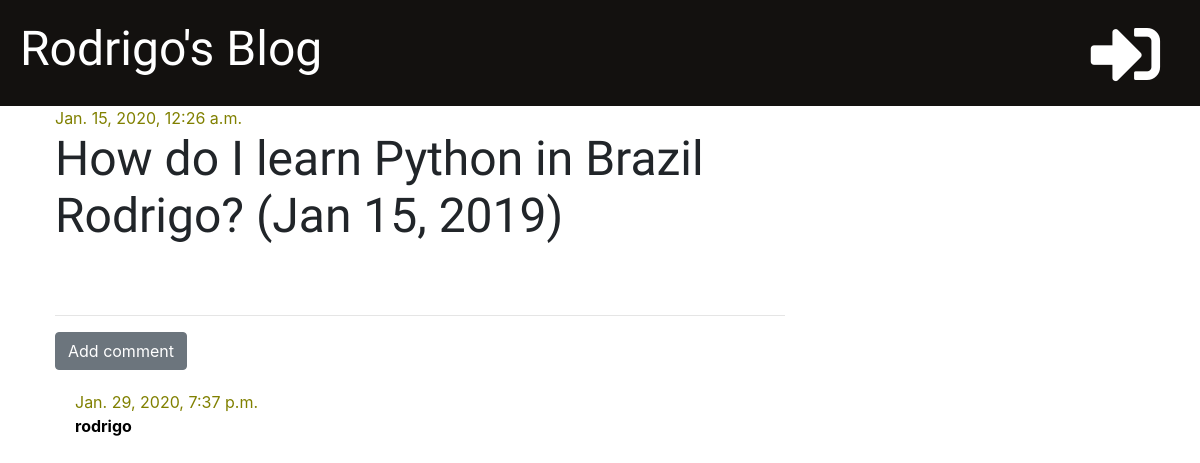
The app's page /post/1/ with its own data.
### project/models.py (models this page shows, shortened)
class Post(models.Model):
    author = models.ForeignKey('auth.User', on_delete=models.CASCADE)
    title = models.CharField(max_length=200)
    text = models.TextField()
    created_date = models.DateTimeField(default=timezone.now)
    published_date = models.DateTimeField(blank=True, null=True)

class Comment(models.Model):
    post = models.ForeignKey('project.Post', on_delete=models.CASCADE, related_name='comments')
    author = models.CharField(max_length=200)
    text = models.TextField()
    created_date = models.DateTimeField(default=timezone.now)
    approved = models.BooleanField(default=False)

### project/views.py (the view)
# urls.py: path('post/<int:pk>/', views.post_detail, name='post_detail'),
def post_detail(request, pk):
    post = get_object_or_404(Post, pk=pk)
    stuff_for_frontend = {'post': post}
    return render(request, 'project/post_detail.html', stuff_for_frontend)

### project/templatetags/markdownify.py (called while the page is built)
@register.filter
def markdown(value):
    renderer = HighlightRenderer()
    markdown = mistune.Markdown(renderer=renderer)
    return markdown(value)

### project/templates/project/post_detail.html (shortened to what this page needs)
{% extends 'project/base.html' %}
{% load markdownify %}
{% block content %}
    <div class='post'>
        {% if post.published_date %}
            <div class='date'>
                {{ post.published_date }}
            </div>
        {% else %}
            <a href="{% url 'post_publish' pk=post.pk %}" class="btn btn-primary">Publish</a>
        {% endif %}
        <h1>{{ post.title }}</h1>
    </div>
    <hr>
    <a href="{% url 'add_comment_to_post' pk=post.pk %}" class="btn btn-secondary" >Add comment</a>
    {% for comment in post.comments.all %}
        {% if user.is_authenticated or comment.approved %}
            <div class="comment">
                <div class="date">
                    {{ comment.created_date }}
                </div>
                <strong>{{ comment.author }}</strong>
            </div>
        {% endif %}
    {% empty %}
        <p>No comments yet...</p>
    {% endfor %}
{% endblock %}

### project/static/css/project.css (style rules this page uses)
h1, h2, h3, h4 { font-family: 'Tangerine', 'Inconsolata', 'Droid Sans', serif; font-size: 48px; }
.date { color: olive }
.post { margin-bottom: 70px; }
.comment { color: black; margin: 20px 0px 20px 20px; }

### records on screen
Post: published_date "Jan. 15, 2020, 12:26 a.m.", title "How do I learn Python in Brazil Rodrigo? (Jan 15, 2019)"
Comment: created_date "Jan. 29, 2020, 7:37 p.m.", author "rodrigo"
